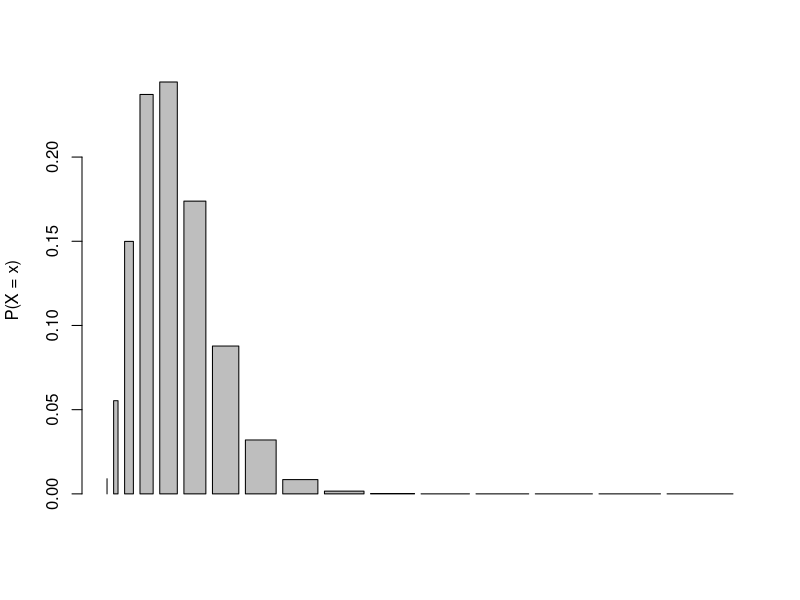
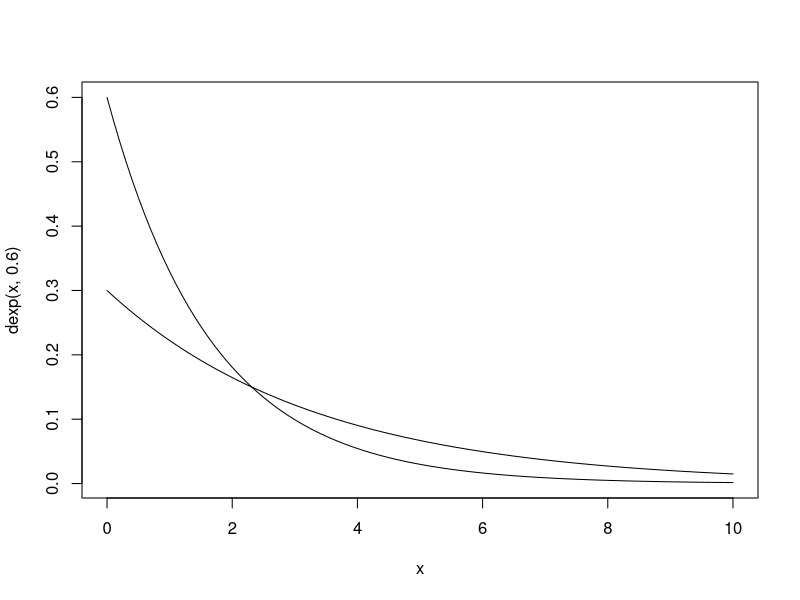
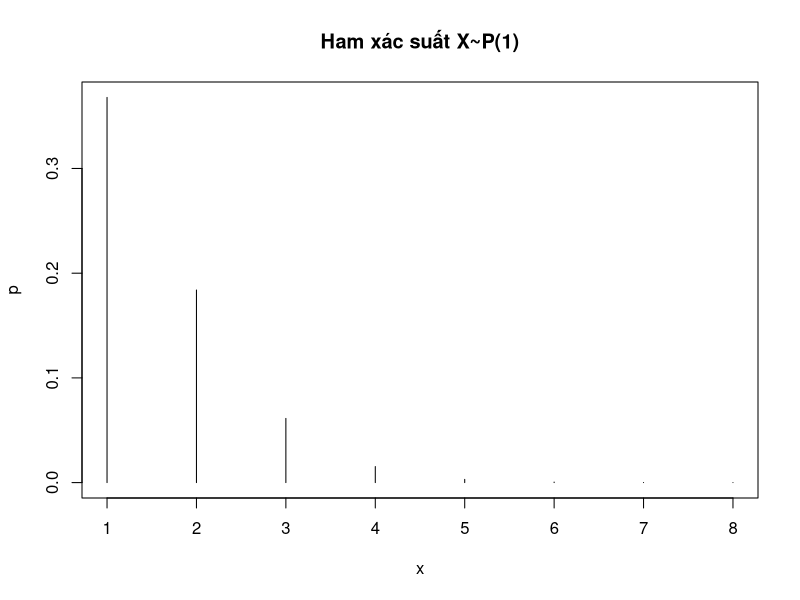
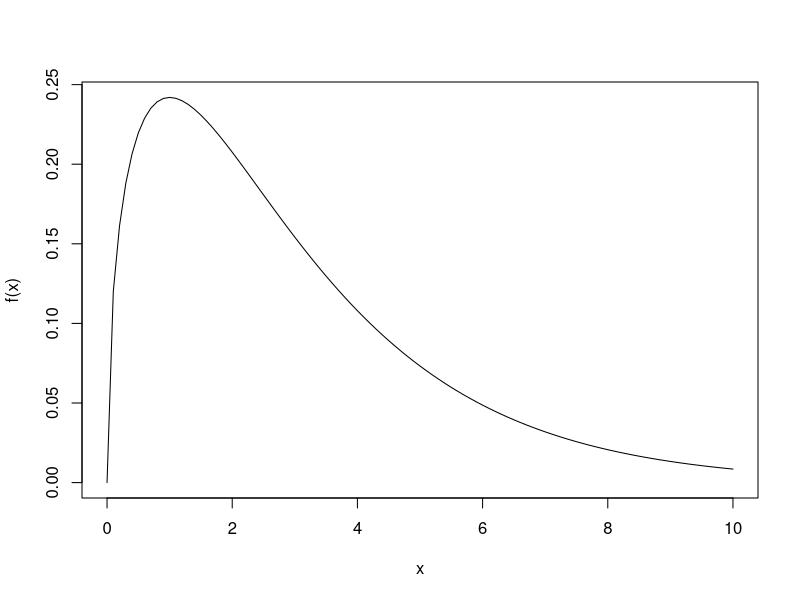
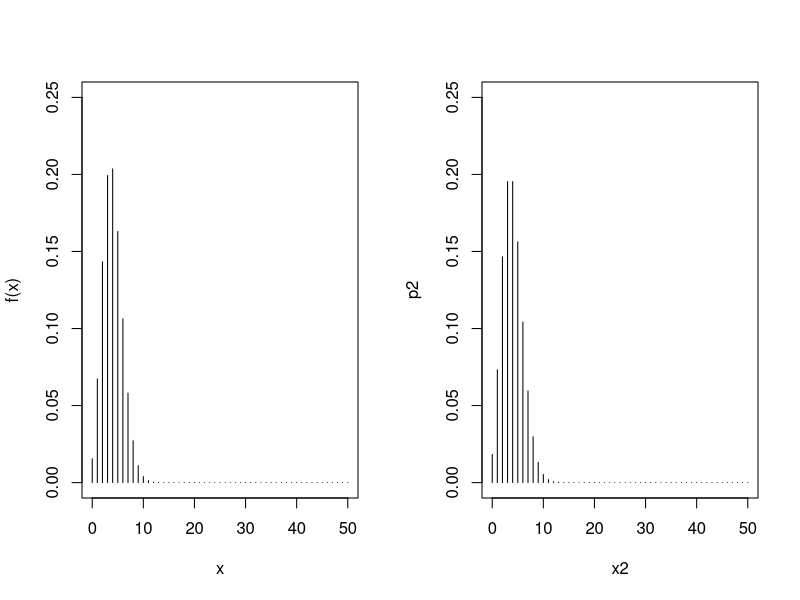
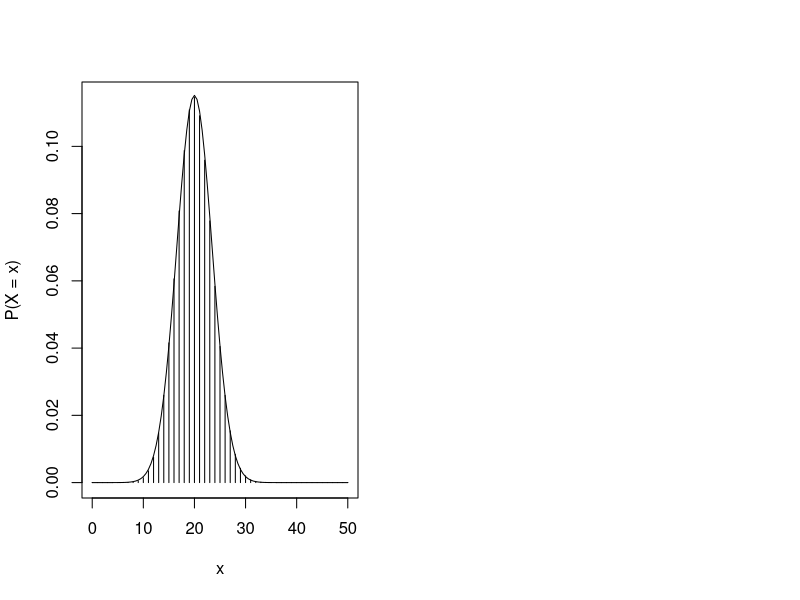
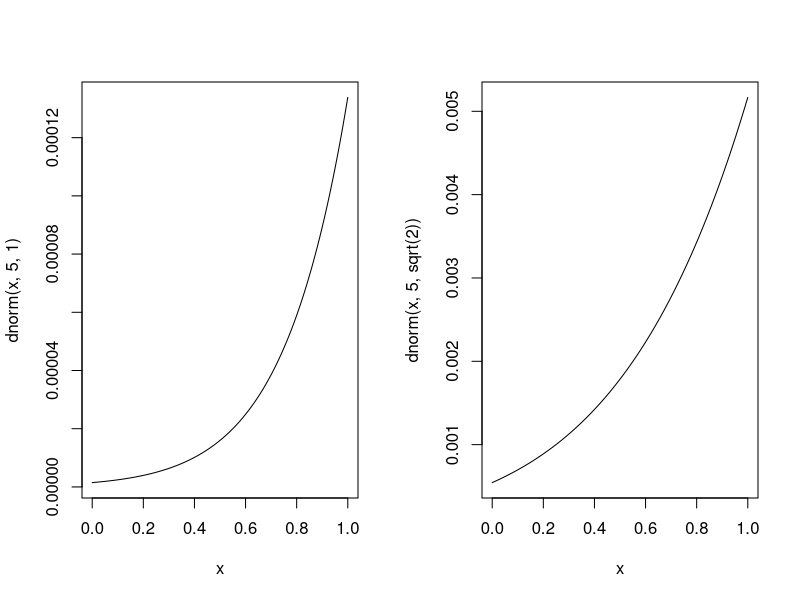
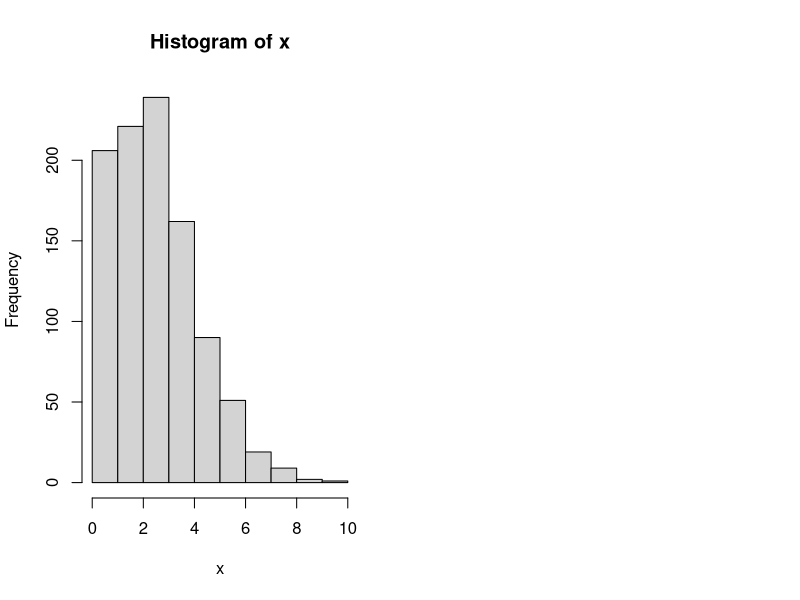

Here is the R script that generated these plots, in order:
### Bai tap 4.1
# Vẽ 1 biểu đồ cột của hàm xác suất của phân phối siêu bội với N = 100, M = 25
# và cỡ mẫu n = 15
N = 100
M = 25
n = 15
x = 0:n
p = dhyper(x, M, N - M, n)
barplot(p, x, ylab = "P(X = x)")



### Bai tap 4.2
# Nếu X có phân phối như trên, đầu tiên tính P(5 <= X <= 12) bằng cách lấy tổng 
# các xác suất được cho bởi hàm xác suất, và sau đó bằng cách sử dụng hàm phân
# phối tích lũy
Px = phyper(12, M, N - M, n) - phyper(5, M, N - M, n)
cat(Px)



### Bai tap 4.3
rm(list = ls())
# a) 
curve(dexp(x, 0.6), 0, 10)
# b)
curve(dexp(x, 0.3), 0, 10, add = T)
# c)
# Dien tich phan duoi ham X~Exp(0.6) là:
s1 = pexp(10, 0.6) - pexp(0, 0.6)
# Dien tich phan duoi ham X~Exp(0.3) là:
s2 = pexp(10, 0.3) - pexp(0, 0.3)
cat(s1, s2)



### Bai tap 4.4
# Vẽ hàm xác suất của biến X ~ P(1) với x thuộc {1,....,8}
rm(list = ls())
x = 1:8
p = dpois(x, 1)
plot(x, p, type = "h", main = "Ham xác suất X~P(1)")



### Bai tap 4.5
# Vẽ hàm mật độ xác suất của biến X ~ X^2(3) với x thuộc [0, 10]
rm(list = ls())
curve(dchisq(x, 3), from = 0, to = 10, xlab = "x", ylab = "f(x)")



### Bai tap 4.6
rm(list = ls())
par(mfrow = c(1, 2))
# a) Vẽ đồ thị của hàm xác suất X ~ B(50, 0.08) lấy ylim = c(0, 0.25)
x1 = 0:50
p1 = dbinom(x1, 50, 0.08)
plot(x1, p1, type = "h", ylim = c(0, 0.25), xlab = "x", ylab = "f(x)")
# b) Vẽ đồ thị của hàm xác suất của biến X ~ P(4) với x thuộc {0,...,50}
# với cùng lựa chọn ylim = c(0, 0.25)
x2 = 0:50
p2 = dpois(x2, 4)
plot(x2, p2, type = "h", ylim = c(0, 0.25))



### Bai tap 4.7
# Vẽ hàm mật độ của X~B(50, 0.4) và Y~N(20,12) vào chung 1 đồ thị
rm(list = ls())
x = 0:50
plot(x, dbinom(x, 50, 0.4), type = "h", xlab = "x", ylab = "P(X = x)")
curve(dnorm(x, 20, sqrt(12)), add = TRUE)



### Bai tap 4.8
# So sánh xác suất P(X = 5) giữa hai phân phối nhị thức X1~B(10, 0.4)
# và X2~B(10, 0.6). Giải thích sự khác biệt
rm(list = ls())
p1 = dbinom(5, 10, 0.4)
p2 = dbinom(5, 10, 0.6)
cat(p1 == p2)



### Bai tap 4.9
# Tính P(4 <= X <= 8) với X ~ B(12, 0.5) bằng 2 cách: Dùng tổng các xác suất 
# riêng lẻ, và dùng hàm phân phối tích lũy
rm(list = ls())
k = 4:8
p1 = sum(choose(12, k) * 0.5^k * 0.5^(12 - k))
p2 = pbinom(8, 12, 0.5) - pbinom(3, 12, 0.5)
cat(p1, p2)



### Bai tap 4.10
rm(list = ls())
par(mfrow = c(1, 2))
curve(dnorm(x, 5, 1))
curve(dnorm(x, 5, sqrt(2)))



### Bai tap 4.11
rm(list = ls())
qnorm(0.025, 0, 1)
qnorm(0.975, 0, 1)



### Bai tap 4.12
rm(list = ls())
x = rpois(1000, 3)
hist(x)



### Bai tap 4.13
# Tính P(X > 5) với X~P(2)
rm(list = ls())
p = ppois(5, 2, lower.tail = FALSE)
cat(p)



### Bai tap 4.14
# Vẽ đồ thị hàm phân phối mũ với lambda = 0.5
rm(list = ls())
par(mfrow = c(1, 2))
curve(dexp(x, 0.5), from = 1, to = 10)
curve(dexp(x, 1), from = 1, to = 10)



### Bai tap 4.15
# Tính P(X <= 3) với X ~ Exp(0.2) 
rm(list = ls())
p = pexp(3, 0.2)
cat(p)



### Bai tap 4.16
# Mô phỏng 500 giá trị từ phân phối chuẩn N(100, 15). Tính tỷ lệ giá trị nằm
# trong khoảng từ [85, 115]
x = rnorm(500, 100, sqrt(15))
tylemophong = mean(x >= 85 & x <= 115)
tylelythuyet = pnorm(115, 100, sqrt(15)) - pnorm(85, 100, sqrt(15))
cat(tylemophong, tylelythuyet)



### Bai tap 4.17
# Tính phân vị mức 0.9 của X~X^2(5)
qchisq(0.9, 5)



### Bai tap 4.18
# Vẽ đồ thị hàm mật độ  X~F(5, 10)
curve(df(x, 5, 10), from = 1, to = 10)



### Bai tap 4.19
rm(list = ls())
par(mfrow = c(1, 2))
x = 0:50
plot(x, dbinom(x, 50, 0.1), type = "h", xlab = "x", ylab = "B(50, 0.1)")
plot(x, dpois(x, 5), type = "h", xlab = "x", ylab = "P(5)")



### Bai tap 4.20
# Tính xác suất P(X <= 2) với X ~ K(N = 100, M = 30, n = 10)
phyper(2, 30, 70, 10)



### Bai tap 4.21
x = rnorm(1000, 0, 1)
qqnorm(x)



### Bai tap 4.22
R = function(a, b, TrungBinh, DoLechChuan){
  pnorm(b, TrungBinh, DoLechChuan) - pnorm(a, TrungBinh, DoLechChuan)
}
R(1, 2, 1.5, 0.3)
